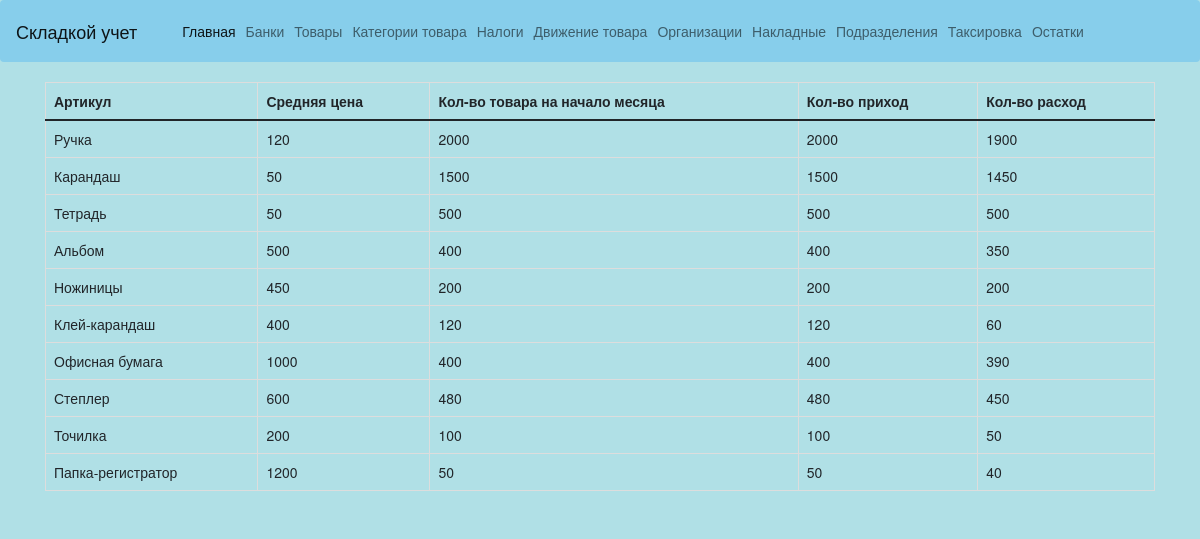
Screenshot of /createost with the database file from the repository.
### WebProjectApplication/models.py (models this page shows, shortened)
class Ostatki(models.Model):
    articul = models.ForeignKey(Tovar, on_delete=models.CASCADE)
    srcena = models.IntegerField(null=1)
    kolvotovarananachalo = models.IntegerField(null=1)
    kolvoprihod = models.IntegerField(null=1)
    kolvorashod = models.IntegerField(null=1)
    class Meta:
        verbose_name = 'Остаток'
        verbose_name_plural = 'Остатки'

class Tovar(models.Model):
    name = models.CharField(max_length=20)
    edizm = models.CharField(max_length=10)
    kodkategorii = models.ForeignKey(Kategoriitovara, on_delete=models.CASCADE)
    class Meta:
        verbose_name = 'Товар'
        verbose_name_plural = 'Товары'
    def __str__(self):
        return self.name

### WebProjectApplication/views.py (the view)
# urls.py: path('createost', views.createost, name='createost'),
def createost(request):
    Osts = Ostatki.objects.all()
    if request.method == 'GET':
        form = OstForm()
    elif request.method == 'POST':
        form = OstForm(request.POST)
        if form.is_valid():
            form.save()
            return HttpResponseRedirect('/createost')
    return render(request, 'WebProjectApplication/createost.html', {'form': form, 'Osts': Osts})

### templates/WebProjectApplication/createost.html (shortened to what this page needs)
{% extends 'layout.html' %}
{% block content %}
{% load static %}
<table class="table table-bordered">
  <thead>
    <tr>
      <th scope="col">Артикул</th>
      <th scope="col">Средняя цена</th>
      <th scope="col">Кол-во товара на начало месяца</th>
      <th scope="col">Кол-во приход</th>
      <th scope="col">Кол-во расход</th>
    </tr>
  </thead>
  <tbody>
   {% for newOst in Osts %}
    <tr>
    <td>{{ newOst.articul }} </td>
    <td>{{ newOst.srcena }}</td>
    <td>{{ newOst.kolvotovarananachalo }}</td>
    <td>{{ newOst.kolvoprihod }}</td>
    <td>{{ newOst.kolvorashod }}</td>
    </tr>
    {% endfor %}
  </tbody>
</table>
{% endblock %}

### rows the page displays
Ostatki: articul "Ручка", srcena "120", kolvotovarananachalo "2000", kolvoprihod "2000", kolvorashod "1900"
Ostatki: articul "Карандаш", srcena "50", kolvotovarananachalo "1500", kolvoprihod "1500", kolvorashod "1450"
Ostatki: articul "Тетрадь", srcena "50", kolvotovarananachalo "500", kolvoprihod "500", kolvorashod "500"
Ostatki: articul "Альбом", srcena "500", kolvotovarananachalo "400", kolvoprihod "400", kolvorashod "350"
Ostatki: articul "Ножиницы", srcena "450", kolvotovarananachalo "200", kolvoprihod "200", kolvorashod "200"
Ostatki: articul "Клей-карандаш", srcena "400", kolvotovarananachalo "120", kolvoprihod "120", kolvorashod "60"
Ostatki: articul "Офисная бумага", srcena "1000", kolvotovarananachalo "400", kolvoprihod "400", kolvorashod "390"
Ostatki: articul "Степлер", srcena "600", kolvotovarananachalo "480", kolvoprihod "480", kolvorashod "450"
Ostatki: articul "Точилка", srcena "200", kolvotovarananachalo "100", kolvoprihod "100", kolvorashod "50"
Ostatki: articul "Папка-регистратор", srcena "1200", kolvotovarananachalo "50", kolvoprihod "50", kolvorashod "40"
